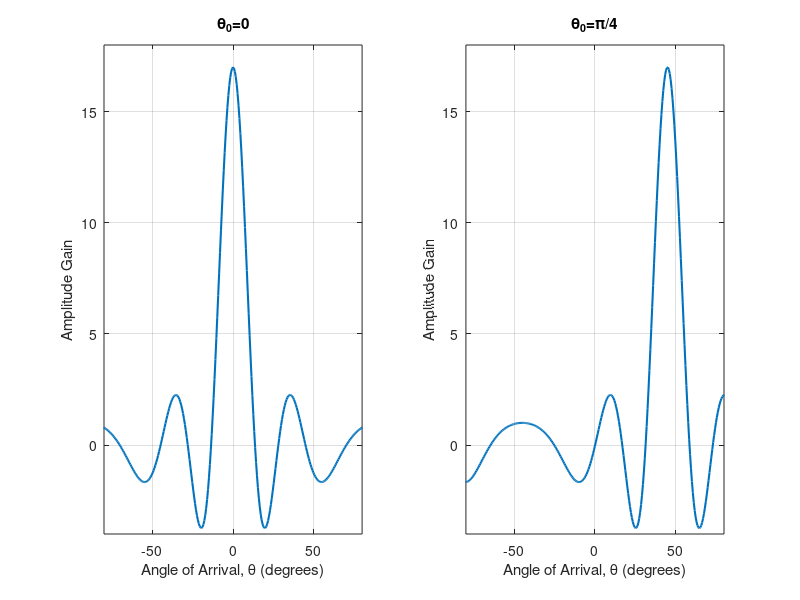

The MATLAB script that drew this image:
%% Antenna gain for constant weighting with N=16 and d=\lambda/4
% 
% Copyright 2007 Telecommunications Lab
% $Revision: 1.0 $ $Date: 2007/06/21 12:45:07 $

%%
% 
N=16;lambda=2*10^-6;     %value of lambda doesn't matter in this case, it will be canceled 
d=lambda/4;
theta0=0;
theta0_=pi/4;
theta=[-pi/2:.01:pi/2];
theta=theta+eps;         %Otherwise, the denominator would be zero at t=0
theta_deg=theta.*(180/pi);
% \theta_0=0
G=(sin(pi*(N+1)*(d/lambda).*sin(theta-theta0)))./(sin(pi*(d/lambda).*sin(theta-theta0)));
% \theta_0=\pi/4
G_=(sin(pi*(N+1)*(d/lambda).*sin(theta-theta0_)))./(sin(pi*(d/lambda).*sin(theta-theta0_)));

%% ploting
%  Gain (\theta_0=0)
%figure(1);set(1,'Name','Antenna gain for constant weighting with N=16 and d=\lambda/4');
subplot(1,1,1);title('Antenna gain for constant weighting with N=16 and d=\lambda/4');
subplot(1,2,1);plot(theta_deg,G,'LineWidth',1.5);axis([-80 80 -4 18]);
grid on;title('\theta_0=0');
xlabel('Angle of Arrival, \theta (degrees)');ylabel('Amplitude Gain')
%  Gain (\theta_0=\pi/4)
subplot(1,2,2);plot(theta_deg,G_,'LineWidth',1.5);axis([-80 80 -4 18])
grid on;title('\theta_0=\pi/4');
xlabel('Angle of Arrival, \theta (degrees)');ylabel('Amplitude Gain')
